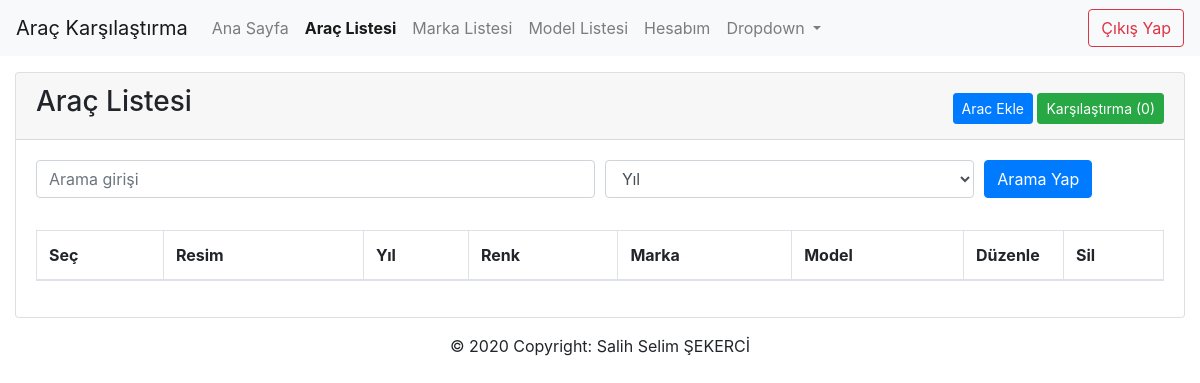
Before: /anaklasor/arac-listesi.php (signed in) with the older database file.
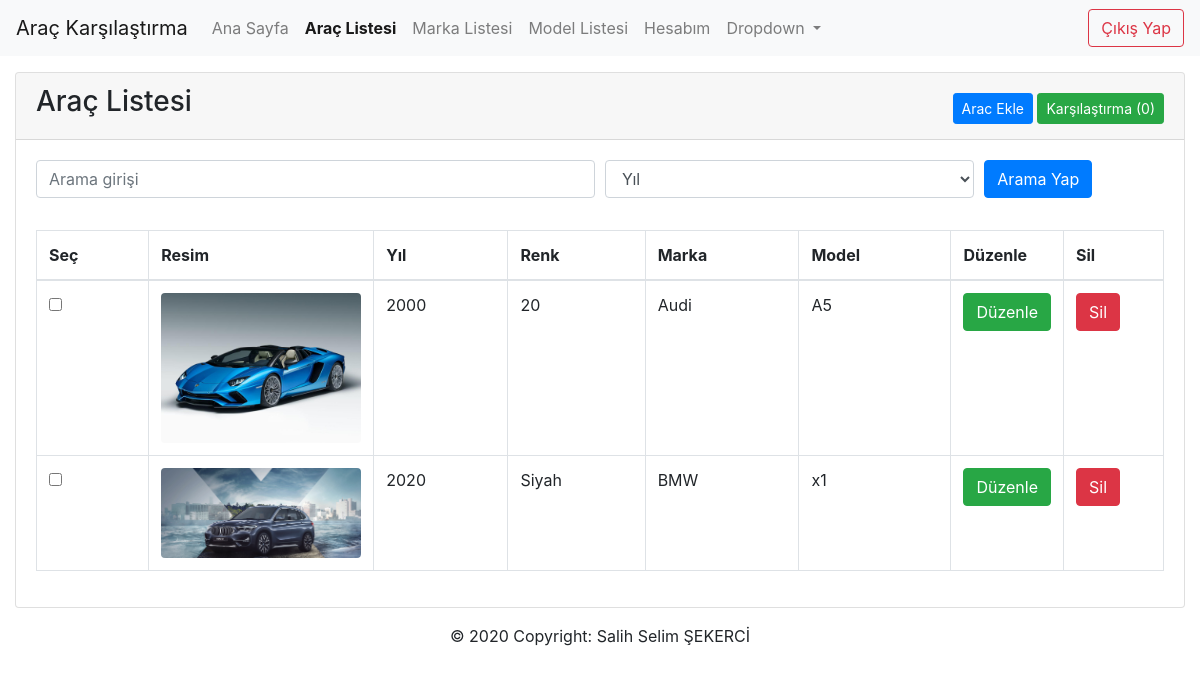
After: the same page with the newer database file.
### tables this page shows
CREATE TABLE `arac` (
  `id` int(11) NOT NULL,
  `marka_id` int(11) NOT NULL,
  `model_id` int(11) NOT NULL,
  `yil` int(11) NOT NULL,
  `agirlik` float(10,2) NOT NULL,
  `motorHacmi` int(10) NOT NULL,
  `tekerSayisi` int(10) NOT NULL,
  `maxHiz` float(10,2) NOT NULL,
  `vites` int(10) NOT NULL,
  `renk` varchar(254) NOT NULL,
  `yakitTuru` varchar(254) NOT NULL,
  `resim` varchar(254) NOT NULL
);

CREATE TABLE `marka` (
  `id` int(11) NOT NULL,
  `marka` varchar(11) NOT NULL
);

CREATE TABLE `model` (
  `id` int(11) NOT NULL,
  `marka_id` int(11) NOT NULL,
  `model` varchar(254) NOT NULL
);

### anaklasor/arac-listesi.php (the view, shortened to what this page needs)
<!doctype html>
<html lang="tr">
<?php include("./assets/head.php") ?>
<?php include("./assets/nav.php") ?>
<?php
$karsilastirmaLenght = $_COOKIE['karsilastirma'];
    $dilimlerLenght = explode("[", $karsilastirmaLenght);
    $datalarLenght = explode("]", $dilimlerLenght[1]);
    $dataLenght = explode(",", $datalarLenght[0]);
function varMi($id)
{
    $karsilastirmaData = $_COOKIE['karsilastirma'];
    $dilimler = explode("[", $karsilastirmaData);
    $datalar = explode("]", $dilimler[1]);
    $data = explode(",", $datalar[0]);
    for ($i = 0; $i < count($data); $i++) {
        if($data[$i] == $id)
            return 1;
    }
    return 0;
}
if (isset($_GET['text']) && !empty($_GET['text'])) {
    $text = $_GET['text'];
    $tur = $_GET['tur'];
    if ($tur == "yil") {
        $AracSor = $db->prepare('SELECT arac.id AS "AracID", arac.resim, arac.yil, arac.agirlik, arac.motorHacmi, arac.tekerSayisi, arac.maxHiz, arac.vites, arac.renk, arac.yakitTuru, marka.id AS "MarkaID", marka.marka,model.id AS "modelID", model.model  FROM arac INNER JOIN model ON model.id = arac.model_id INNER JOIN marka ON marka.id = arac.marka_id WHERE yil=:yil');
        $AracSor->execute(array(
            "yil"   => $text
        ));
    }
    if ($tur == "marka") {
        $AracSor = $db->prepare('SELECT arac.id AS "AracID", arac.resim, arac.yil, arac.agirlik, arac.motorHacmi, arac.tekerSayisi, arac.maxHiz, arac.vites, arac.renk, arac.yakitTuru, marka.id AS "MarkaID", marka.marka,model.id AS "modelID", model.model  FROM arac INNER JOIN model ON model.id = arac.model_id INNER JOIN marka ON marka.id = arac.marka_id WHERE marka LIKE "%' . $text . '%"');
        $AracSor->execute();
    }
    if ($tur == "model") {
        $AracSor = $db->prepare('SELECT arac.id AS "AracID", arac.resim, arac.yil, arac.agirlik, arac.motorHacmi, arac.tekerSayisi, arac.maxHiz, arac.vites, arac.renk, arac.yakitTuru, marka.id AS "MarkaID", marka.marka,model.id AS "modelID", model.model  FROM arac INNER JOIN model ON model.id = arac.model_id INNER JOIN marka ON marka.id = arac.marka_id WHERE model.model LIKE "%' . $text . '%"');
        $AracSor->execute();
    }
} else {
    $AracSor = $db->prepare('SELECT arac.id AS "AracID", arac.resim, arac.yil, arac.agirlik, arac.motorHacmi, arac.tekerSayisi, arac.maxHiz, arac.vites, arac.renk, arac.yakitTuru, marka.id AS "MarkaID", marka.marka,model.id AS "modelID", model.model  FROM arac INNER JOIN model ON model.id = arac.model_id INNER JOIN marka ON marka.id = arac.marka_id');
    $AracSor->execute();
}
?>
<body class="">
    <div class="container-fluid">
        <div class="card">
            <div class="card-header">
                <div class="d-flex justify-content-between">
                    <h3>Araç Listesi</h3>
                    <div class="ekle text-right mt-2">
                        <a href="Arac-ekle.php" class="btn btn-sm btn-primary">Arac Ekle</a>
                        <a id="karsilastirmaBtn" href="karsilastir.php" class="btn btn-sm btn-success">Karşılaştırma (<?php
                        if($dataLenght[0] > 0)
                        {
                            echo count($dataLenght);
                        } else {
                            echo 0;
                        }
                        ?>)</a>
                    </div>
                </div>
            </div>
            <div class="card-body">
                <form method="GET">
                    <div class="form-row">
                        <div class="form-group col-md-6">
                            <input type="text" name="text" class="form-control" placeholder="Arama girişi">
                        </div>
                        <div class="form-group col-md-4">
                            <?php if (isset($_GET['text'])) { ?>
                                <select id="inputState" name="tur" class="form-control">
                                    <option value="marka" <?= ($tur == "marka") ? "selected" : "" ?>>Marka</option>
                                    <option value="model" <?= ($tur == "model") ? "selected" : "" ?>>Model</option>
                                    <option value="yil" <?= ($tur == "yil") ? "selected" : "" ?>>Yıl</option>
                                </select>
                            <?php } else { ?>
                                <select id="inputState" name="tur" class="form-control">
                                    <option value="yil" selected>Yıl</option>
                                </select>
                            <?php } ?>
                        </div>
                        <div class="form-group col-md-2">
                            <button class="btn btn-primary">Arama Yap</button>
                        </div>
                    </div>
                </form>
                <table class="table table-hover table-bordered">
                    <thead>
                        <tr>
                            <th>Seç</th>
                            <th width=200>Resim</th>
                            <th>Yıl</th>
                            <th>Renk</th>
                            <th>Marka</th>
                            <th>Model</th>
                            <th width=100>Düzenle</th>
                            <th width=100>Sil</th>
                        </tr>
                    </thead>
                    <tbody>
                        <?php
                        while ($AracCek = $AracSor->fetch(PDO::FETCH_ASSOC)) { ?>
                            <tr>
                                <td><input id="Check<?= $AracCek['AracID'] ?>" type="checkbox" onchange="karsilastirmaEkle(<?= $AracCek['AracID'] ?>)" name="aracSecim"
                                value="<?= $AracCek['AracID'] ?>"
                                <?php
                                $donut = varMi($AracCek['AracID']);
                                if($donut == 1)
                                {
                                    echo "checked";
                                }
                                ?>
                                >
                                <td><img class="rounded" width="200px" src="<?= $AracCek['resim'] ?>" alt="" srcset=""></td>
                                <td><?= $AracCek['yil'] ?></td>
                                <td><?= $AracCek['renk'] ?></td>
                                <td><?= $AracCek['marka'] ?></td>
                                <td><?= $AracCek['model'] ?></td>
                                <td><a href="Arac-duzenle.php?id=<?= $AracCek['AracID'] ?>" class="btn btn-success">Düzenle</a></td>
                                <td><button class="btn btn-danger" onclick="silBtn(<?= $AracCek['AracID'] ?>,'<?= $AracCek['Arac'] ?>')">Sil</button></td>
                            </tr>
                        <?php } ?>
                    </tbody>
                </table>
            </div>
        </div>
    </div>
    <?php
    include("./assets/footer.php");
    ?>
</body>
</html>

### anaklasor/assets/head.php (shortened to what this page needs)
<?php
$pizza  = $_SERVER['SCRIPT_NAME'];
$dilimler = explode("/", $pizza);
$dosya = $dilimler[3];
$parcala = explode(".", $dosya);
$dosya = $parcala[0];
?>
<head>
    <link rel="stylesheet" href="../eklentiler/boostrap/css/bootstrap.min.css">
</head>

### anaklasor/assets/nav.php (shortened to what this page needs)
<nav class="navbar navbar-expand-lg navbar-light bg-light mb-3">
    <a class="navbar-brand" href="index.php">Araç Karşılaştırma</a>
    <div class="collapse navbar-collapse" id="navbarSupportedContent">
        <ul class="navbar-nav mr-auto">
            <li class="nav-item <?=($dosya == 'index' || $dosya == '')? "active font-weight-bold" : "" ?>">
                <a class="nav-link" href="index.php">Ana Sayfa</a>
            </li>
            <li class="nav-item <?=($dosya == 'arac-listesi')? "active font-weight-bold" : "" ?>">
                <a class="nav-link" href="arac-listesi.php">Araç Listesi</a>
            </li>
            <li class="nav-item <?=($dosya == 'marka-listesi')? "active font-weight-bold" : "" ?>">
                <a class="nav-link" href="marka-listesi.php">Marka Listesi</a>
            </li>
            <li class="nav-item <?=($dosya == 'model-listesi')? "active font-weight-bold" : "" ?>">
                <a class="nav-link" href="model-listesi.php">Model Listesi</a>
            </li>
            <li class="nav-item <?=($dosya == 'hesabim')? "active font-weight-bold" : "" ?>">
                <a class="nav-link" href="hesabim.php">Hesabım</a>
            </li>
            <li class="nav-item dropdown">
                <a class="nav-link dropdown-toggle" href="#" id="navbarDropdown" role="button"
                    data-toggle="dropdown" aria-haspopup="true" aria-expanded="false">
                    Dropdown
                </a>
            </li>
        </ul>
        <form class="form-inline my-2 my-lg-0">
            <a href="cikis-yap.php" class="btn btn-outline-danger my-2 my-sm-0">Çıkış Yap</a>
        </form>
    </div>
</nav>

### anaklasor/assets/footer.php
<footer class="page-footer font-small blue">
    <div class="footer-copyright text-center py-3">© 2020 Copyright:
        <a> Salih Selim ŞEKERCİ</a>
    </div>
</footer>

Changed rows visible on the page:
added arac: resim (picture), yil "2000", renk "20", marka.marka "Audi", model.model "A5"
added arac: resim (picture), yil "2020", renk "Siyah", marka.marka "BMW", model.model "x1"
